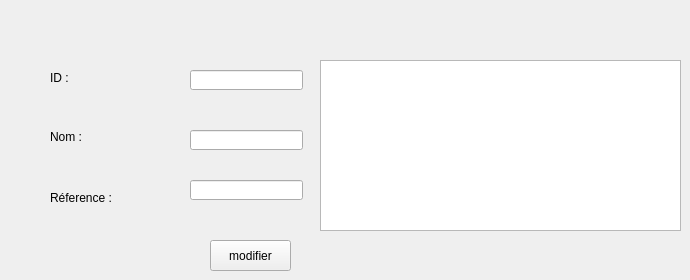
          <widget class="QWidget" name="tab_3">
           <attribute name="title">
            <string>modifier </string>
           </attribute>
           <widget class="QLineEdit" name="lineEdit_7">
            <property name="geometry">
             <rect>
              <x>190</x>
              <y>70</y>
              <width>113</width>
              <height>20</height>
             </rect>
            </property>
           </widget>
           <widget class="QLineEdit" name="lineEdit_9">
            <property name="geometry">
             <rect>
              <x>190</x>
              <y>130</y>
              <width>113</width>
              <height>20</height>
             </rect>
            </property>
           </widget>
           <widget class="QLineEdit" name="lineEdit_10">
            <property name="geometry">
             <rect>
              <x>190</x>
              <y>180</y>
              <width>113</width>
              <height>20</height>
             </rect>
            </property>
           </widget>
           <widget class="QLabel" name="label_18">
            <property name="geometry">
             <rect>
              <x>50</x>
              <y>70</y>
              <width>41</width>
              <height>16</height>
             </rect>
            </property>
            <property name="text">
             <string>ID :</string>
            </property>
           </widget>
           <widget class="QLabel" name="label_19">
            <property name="geometry">
             <rect>
              <x>50</x>
              <y>190</y>
              <width>61</width>
              <height>16</height>
             </rect>
            </property>
            <property name="text">
             <string>Réference :</string>
            </property>
           </widget>
           <widget class="QLabel" name="label_20">
            <property name="geometry">
             <rect>
              <x>50</x>
              <y>130</y>
              <width>47</width>
              <height>14</height>
             </rect>
            </property>
            <property name="text">
             <string>Nom :</string>
            </property>
           </widget>
           <widget class="QPushButton" name="pushButton_4">
            <property name="geometry">
             <rect>
              <x>210</x>
              <y>240</y>
              <width>81</width>
              <height>31</height>
             </rect>
            </property>
            <property name="text">
             <string>modifier</string>
            </property>
           </widget>
           <widget class="QTableView" name="tableView_3">
            <property name="geometry">
             <rect>
              <x>320</x>
              <y>60</y>
              <width>361</width>
              <height>171</height>
             </rect>
            </property>
           </widget>
          </widget>
